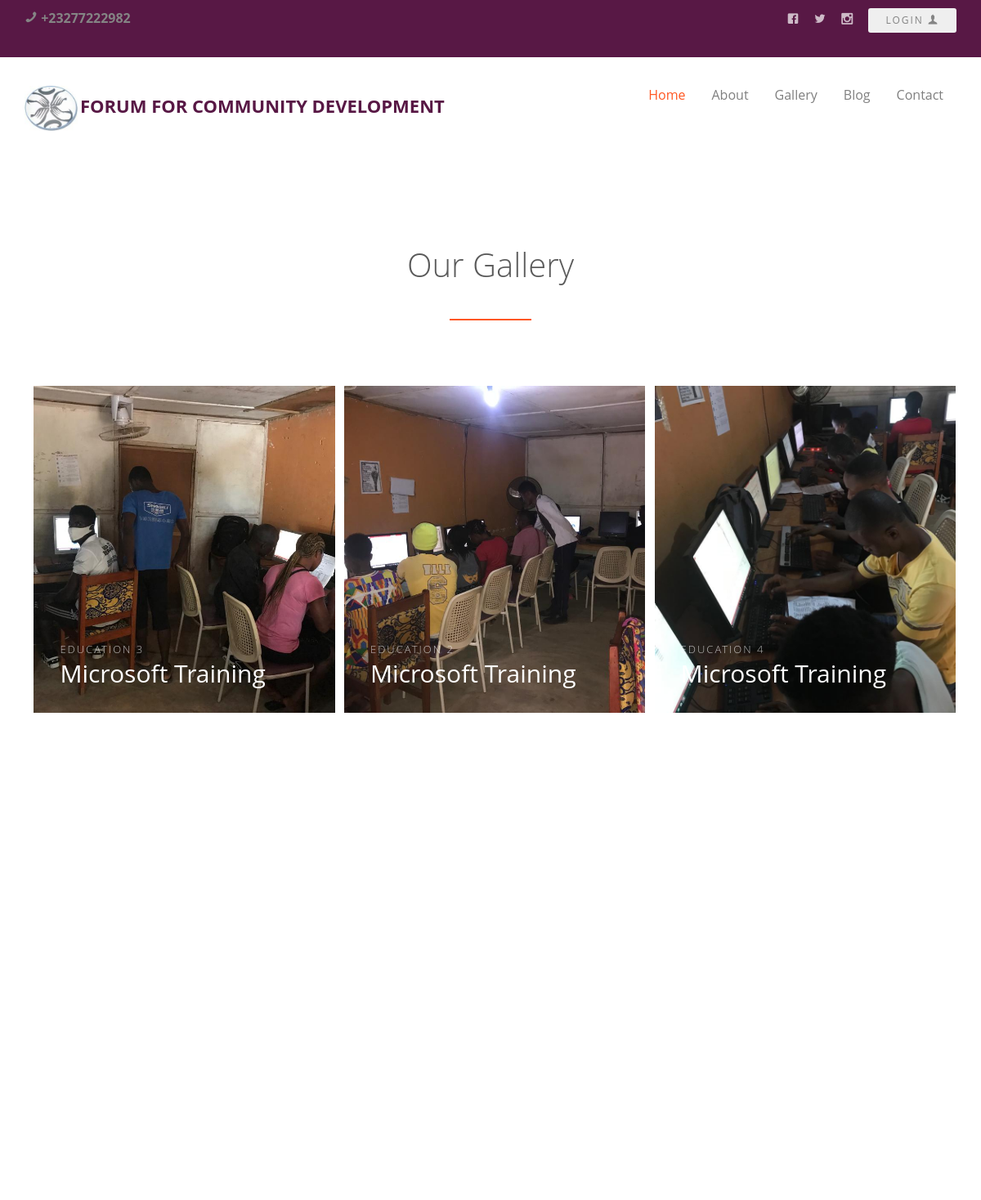
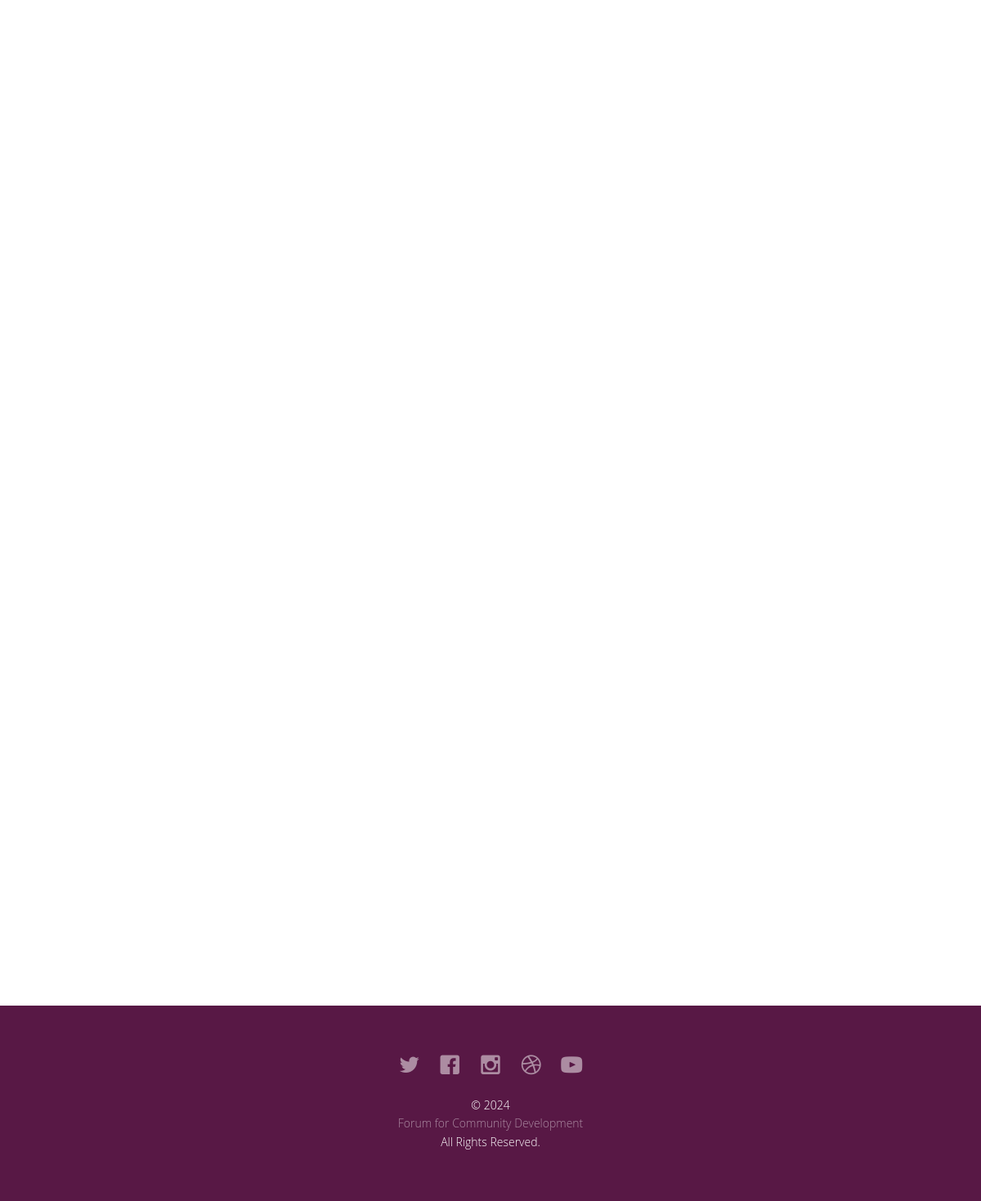
/gallery.php, run on the app's committed database (2 pictures, top to bottom).
### tables this page shows
CREATE TABLE IF NOT EXISTS `tblcontact` (
  `contactid` int(11) NOT NULL AUTO_INCREMENT,
  `bgtext` varchar(50) NOT NULL,
  `bgimage` varchar(150) NOT NULL,
  `email` varchar(50) NOT NULL,
  `address` varchar(50) NOT NULL,
  `phone` varchar(50) NOT NULL,
  PRIMARY KEY (`contactid`)
);

CREATE TABLE IF NOT EXISTS `tblgallery` (
  `galleryid` int(11) NOT NULL AUTO_INCREMENT,
  `imageslogan` varchar(100) NOT NULL,
  `imagetext` varchar(100) NOT NULL,
  `image` varchar(100) NOT NULL,
  PRIMARY KEY (`galleryid`)
);

### gallery.php (the view, shortened to what this page needs)
<!DOCTYPE html>
	<html class="no-js">
	<head>
	<link rel="stylesheet" href="css/animate.css">
	<link rel="stylesheet" href="css/icomoon.css">
	<link rel="stylesheet" href="css/bootstrap.css">
	<link rel="stylesheet" href="css/superfish.css">
	<link rel="stylesheet" href="css/style.css">
	</head>
	<body>
		<div id="fh5co-wrapper">
		<div id="fh5co-page">
		<div class="header-top">
			<div class="container">
				<div class="row">
				<?php
include 'includes/config.php';
 $query = "SELECT * FROM tblcontact";
 $queryrun = mysqli_query($conn, $query);
 $row = mysqli_fetch_assoc($queryrun);?>
					<div class="col-md-6 col-sm-6 text-left fh5co-link">
						<strong><p><i class="icon-phone2"></i> <?php echo $row['phone'];?> </p></strong>
					</div>
					<div class="col-md-6 col-sm-6 text-right fh5co-social">
						<a href="#" class="grow"><i class="icon-facebook2"></i></a>
						<a href="#" class="grow"><i class="icon-twitter2"></i></a>
						<a href="#" class="grow"><i class="icon-instagram2"></i></a>
						<button class="btn btn-sm btn-light" data-toggle="modal" data-target="#adminModal">Login <i class="icon-user"></i></button>
					</div>
				</div>
			</div>
		</div>
		<header id="fh5co-header-section" class="sticky-banner">
			<div class="container">
				<div class="nav-header">
					<h1 id="fh5co-logo"><img src="assets/images/logo.jpg" style="width: 65px; height: 55px;" class="me-2"><a href="index.html">Forum For Community Development</a></h1>
					<nav id="fh5co-menu-wrap" role="navigation">
						<ul class="sf-menu" id="fh5co-primary-menu">
							<li class="active">
								<a href="index.php">Home</a>
							</li>
							<li><a href="about.php">About</a></li>
							<li>
								<a href="gallery.php">Gallery</a>
							</li>
							<li><a href="blog.php">Blog</a></li>
							<li><a href="contact.php">Contact</a></li>
						</ul>
					</nav>
				</div>
			</div>
		</header>
    <div id="fh5co-portfolio">
			<div class="container">
				<div class="row">
					<div class="col-md-6 col-md-offset-3 text-center heading-section animate-box">
						<h3>Our Gallery</h3>
					</div>
				</div>
				<div class="row row-bottom-padded-md">
					<div class="col-md-12">
						<ul id="fh5co-portfolio-list">
						<tr>
						<?php
include 'includes/config.php';
 $query = "SELECT * FROM tblgallery";
 $queryrun = mysqli_query($conn, $query);
 $rowcount = mysqli_num_rows($queryrun);
 if ($rowcount > 0){
     while($row = mysqli_fetch_assoc($queryrun)){ ?>
							<li class="one-third animate-box" data-animate-effect="fadeIn" style="background-image: url(<?php echo $row['image'];?>); ">
								<a href="#" class="color-3">
									<div class="case-studies-summary">
										<span><?php echo $row['imageslogan'];?></span>
										<h2><?php echo $row['imagetext'];?></h2>
									</div>
								</a>
							</li>
			<?php
}
 }
 ?>
 </tr>
						</ul>
					</div>
				</div>
			</div>
		</div>
        <?php include 'includes/footer.php';?>

### includes/footer.php (shortened to what this page needs)
		<footer>
			<div id="footer">
				<div class="container">
					<div class="row">
						<div class="col-md-6 col-md-offset-3 text-center">
							<p class="fh5co-social-icons">
								<a href="#"><i class="icon-twitter2"></i></a>
								<a href="#"><i class="icon-facebook2"></i></a>
								<a href="#"><i class="icon-instagram"></i></a>
								<a href="#"><i class="icon-dribbble2"></i></a>
								<a href="#"><i class="icon-youtube"></i></a>
							</p>
							<p> © <?php echo date('Y');?> <br> <a href="index.php" class="text-decoration-none">Forum for Community Development</a> <br> All Rights Reserved.</p>
						</div>
					</div>
				</div>
			</div>
		</footer>
	</div>
	</div>
	</body>
</html>

### css/icomoon.css (style rules this page uses)
[class^="icon-"], [class*=" icon-"] { font-family: 'icomoon' !important; speak: none; font-style: normal; font-weight: normal; font-variant: normal; text-transform: none; line-height: 1; -webkit-font-smoothing: antialiased; -moz-osx-font-smoothing: grayscale; }
.icon-phone2:before { content: "\e9f5"; }
.icon-user:before { content: "\ea37"; }
.icon-dribbble2:before { content: "\ea66"; }
.icon-facebook2:before { content: "\ea68"; }
.icon-instagram:before { content: "\ea70"; }
.icon-twitter2:before { content: "\ea7d"; }
.icon-youtube:before { content: "\ea81"; }
.icon-instagram2:before { content: "\ec4f"; }

### css/superfish.css (style rules this page uses)
.sf-menu, .sf-menu * { margin: 0; padding: 0; list-style: none; }
.sf-menu li { position: relative; }
.sf-menu > li { float: left; }
.sf-menu a { display: block; position: relative; }
.sf-menu { float: left; margin-bottom: 1em; }
.sf-menu a { border-left: 1px solid #fff; border-top: 1px solid #dFeEFF; border-top: 1px solid rgba(255,255,255,.5); padding: .75em 1em; text-decoration: none; zoom: 1; }
.sf-menu a { color: #13a; }
.sf-menu li { background: #BDD2FF; white-space: nowrap; *white-space: normal; -webkit-transition: background .2s; transition: background .2s; }

### data on the page
tblcontact: phone "+23277222982"
tblgallery: image (picture), imageslogan "EDUCATION 3", imagetext "Microsoft Training"
tblgallery: image (picture), imageslogan "EDUCATION 2", imagetext "Microsoft Training"
tblgallery: image (picture), imageslogan "EDUCATION 4", imagetext "Microsoft Training"
